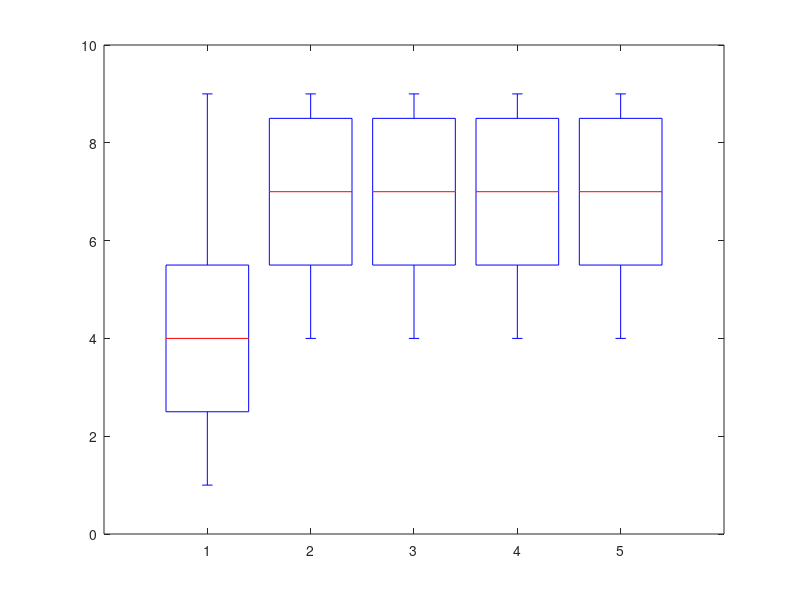

Here is the MATLAB script that generated this plot:
clc
clear
close all
x1=[1,2,3,4,5,6,9;9,6,7,8,9,5,4;9,6,7,8,9,5,4;9,6,7,8,9,5,4;9,6,7,8,9,5,4];
x=x1';
y1=[2,3,4,5,6,7];
boxplot(x,'Grouporder', {'Germany', 'USA', 'Japan', 'Italy', 'Sweden'});
